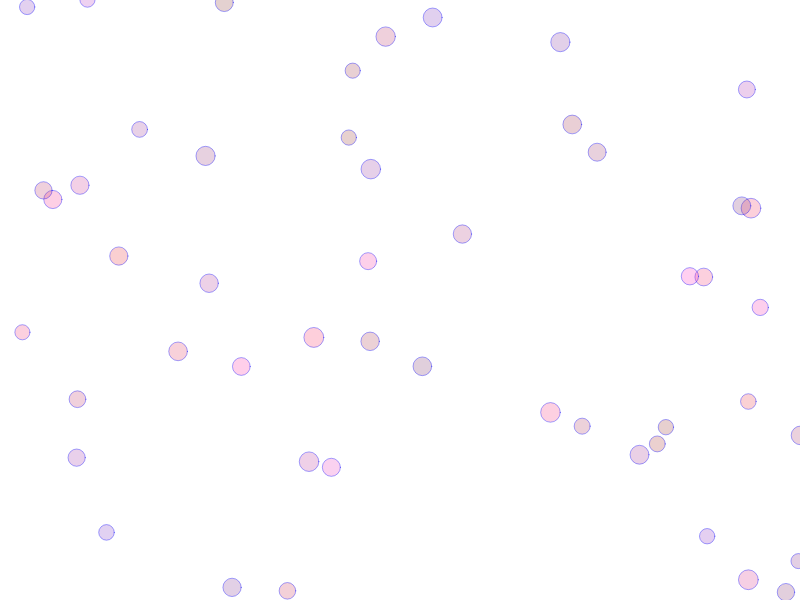
Frame 1 (no input)
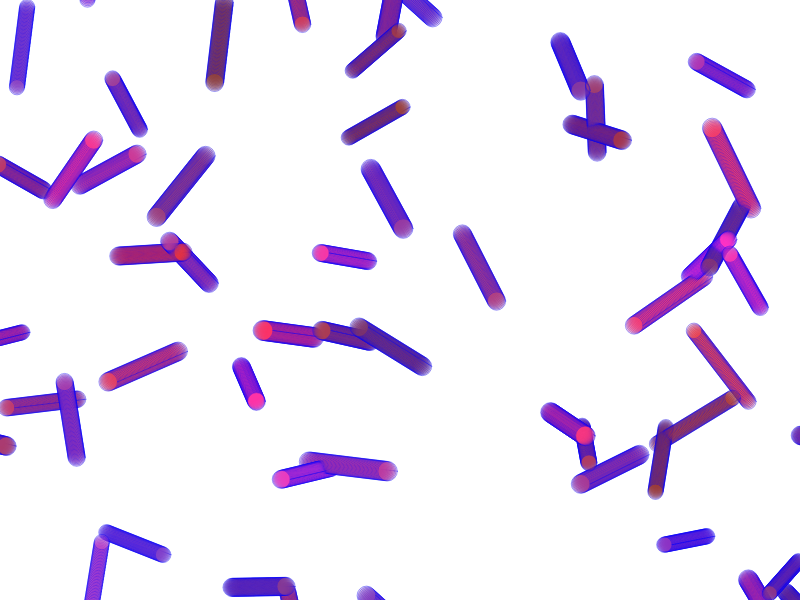
Frame 60 (no input)
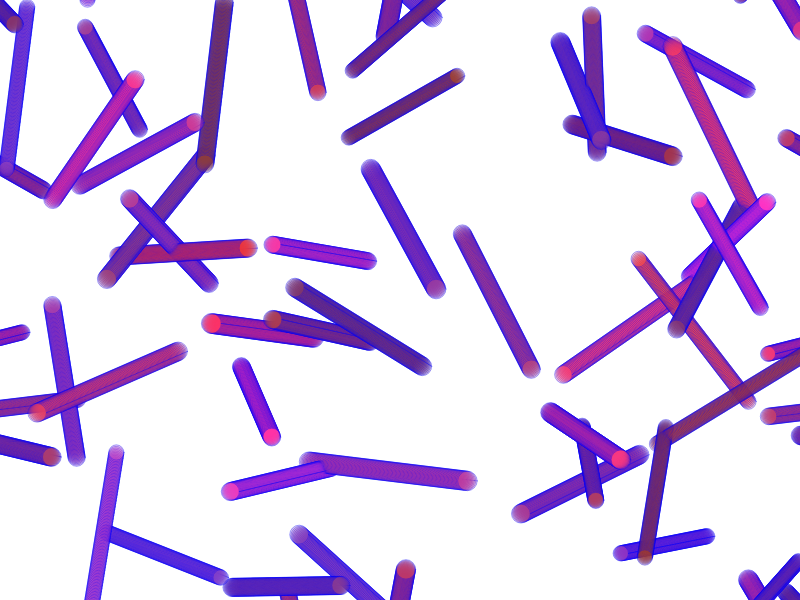
Frame 120 (the mouse pressed at the canvas centre since frame 60)

The p5.js sketch that drew these frames (run headless with seeded random() and noise() and a simulated clock; from frame 60 on, the mouse is pressed at the canvas centre):

// p5.js sketch
// ── sketch.js
var boids = [];
var maxBoids = 50;

function setup() {
	var myCanvas = createCanvas(displayWidth, displayHeight);
	background(21, 3, 77, 0);
	loadBoids(maxBoids);
  myCanvas.position(0,0);
}

function draw() {
  runBoids();
}

function loadBoids(mb){
	//  Load my array with boids
	for(var i = 0; i < mb; i++){
	  boids[i] = new Boid(random(width), random(height), random(15, 20));
	}
}

function runBoids(){
	//  Load my array with boids
	for(var i = 0; i < maxBoids; i++){
	  boids[i].run();
	}
}

//++++++++++++++++++++++++++++++++++++++++++++++++++++++++++++++++++++++++
//+++++++++++++++++++++++++++++++++++++++++++++++++++++  Boid code
function  Boid(x, y, r)  {
	this.acc = createVector(random(-0.5,0.5), random(-0.5,0.5));
	this.vel = p5.Vector.random2D();
	this.pos = createVector(x, y);
	this.rad = r;
	this.rcr = random(120,255);
	this.rcg = random(50,60);
	this.rcb = random(200,50);
	this.maxspeed = 3; // Maximum speed
	this.maxforce = 0.5; // Maximum steering force
}

Boid.prototype.applyForce = function(force) {
	this.acc.add(force);
}


Boid.prototype.run = function() {
	this.update();
	this.checkEdges();
	this.render();
}


// Method to update location
Boid.prototype.update = function() {
	// Update velocity
	this.vel.add(this.acc);
	// Limit speed
	this.vel.limit(this.maxspeed);
	this.pos.add(this.vel);
	// Reset accelertion to 0 each cycle
	this.acc.mult(0);
}


// Wraparound
Boid.prototype.checkEdges = function() {
  if (this.pos.x < -this.rad) this.pos.x = width + this.rad;
  if (this.pos.y < -this.rad) this.pos.y = height + this.rad;
  if (this.pos.x > width + this.rad) this.pos.x = -this.rad;
  if (this.pos.y > height + this.rad) this.pos.y = -this.rad;
}

// Draw boid as a circle
Boid.prototype.render = function() {
  fill(this.rcr, this.rcg, this.rcb, 60);
  stroke(22);
  stroke(0,0,255,90);
  ellipse(this.pos.x, this.pos.y, this.rad, this.rad);


}

// ── javascript.js



var MAX_NUMBERS=10;

var nums=[];
for(var i=0; i<MAX_NUMBERS;i++)
{
  nums[i]= Math.floor(Math.random()*10);
}

function getValue(){
  nums.sort();
  document.getElementById('out').innerHTML += '<br>Numbas== ' + (nums)

}
function Average(){
  nums.sort();
  var total = 0;
  var length = 0;

  for(var i = 0; i < nums.length; i++){
    total += nums[i];
    console.log(nums);
  }
  length = total/nums.length
  document.getElementById('out').innerHTML += '<br>Mean== ' + (length);
}

function median() {

  var half = Math.floor(nums.length/2);
  //document.write(half);
  if(nums.length % 2)
  {
    document.getElementById('out').innerHTML += '<br>Median== ' + (nums[half]);

  }
  else{
    document.getElementById('out').innerHTML += '<br>Median== ' + ((nums[half-1] + nums[half]) / 2.0);
  }
}
function mode(){

  var numMapping = {};
  for(var i = 0; i < nums.length; i++){
    if(numMapping[nums[i]] === undefined){
      numMapping[nums[i]] = 0;
    }
    numMapping[nums[i]] += 1;
  }
  var greatestFreq = 0;
  var mode;
  for(var prop in numMapping){
    if(numMapping[prop] > greatestFreq){
      greatestFreq = numMapping[prop];
      mode = prop;
    }
  }
  document.getElementById('out').innerHTML += '<br>Mode== ' + (parseInt(mode));
}

//console.log(getValue());
